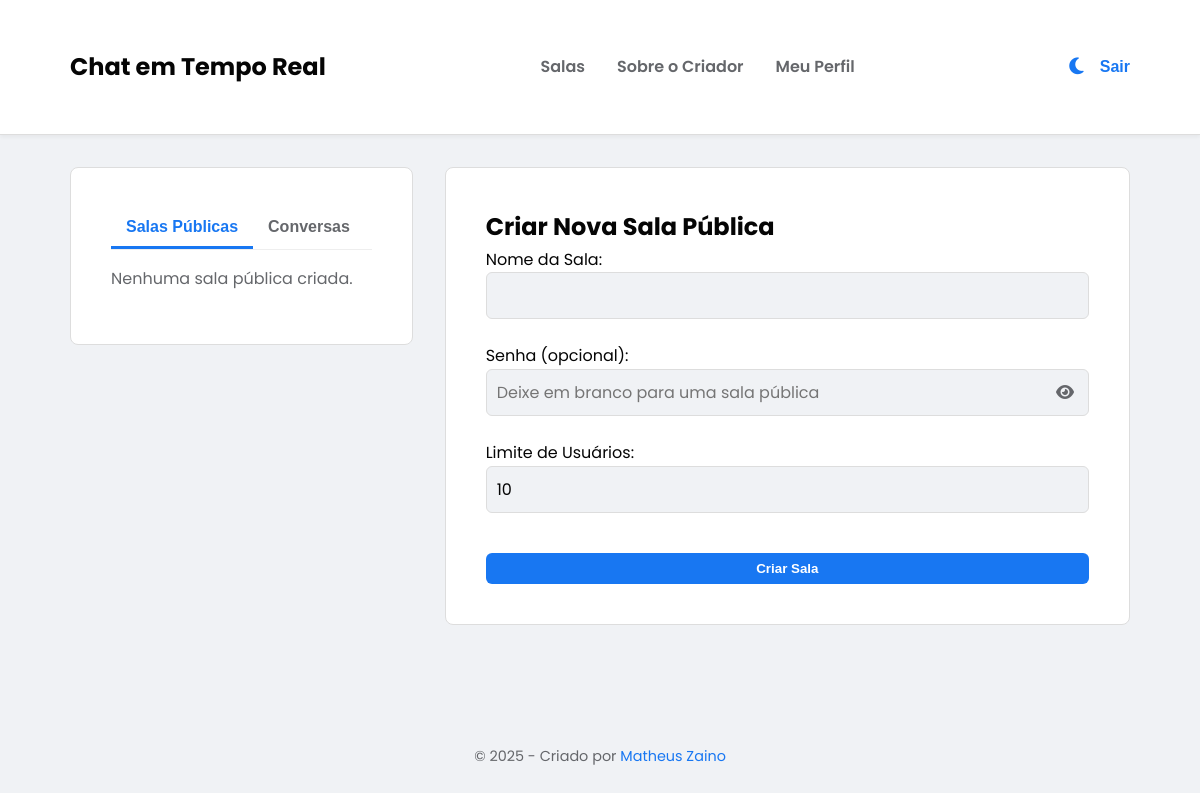
Page / (signed in) on the earlier database version.
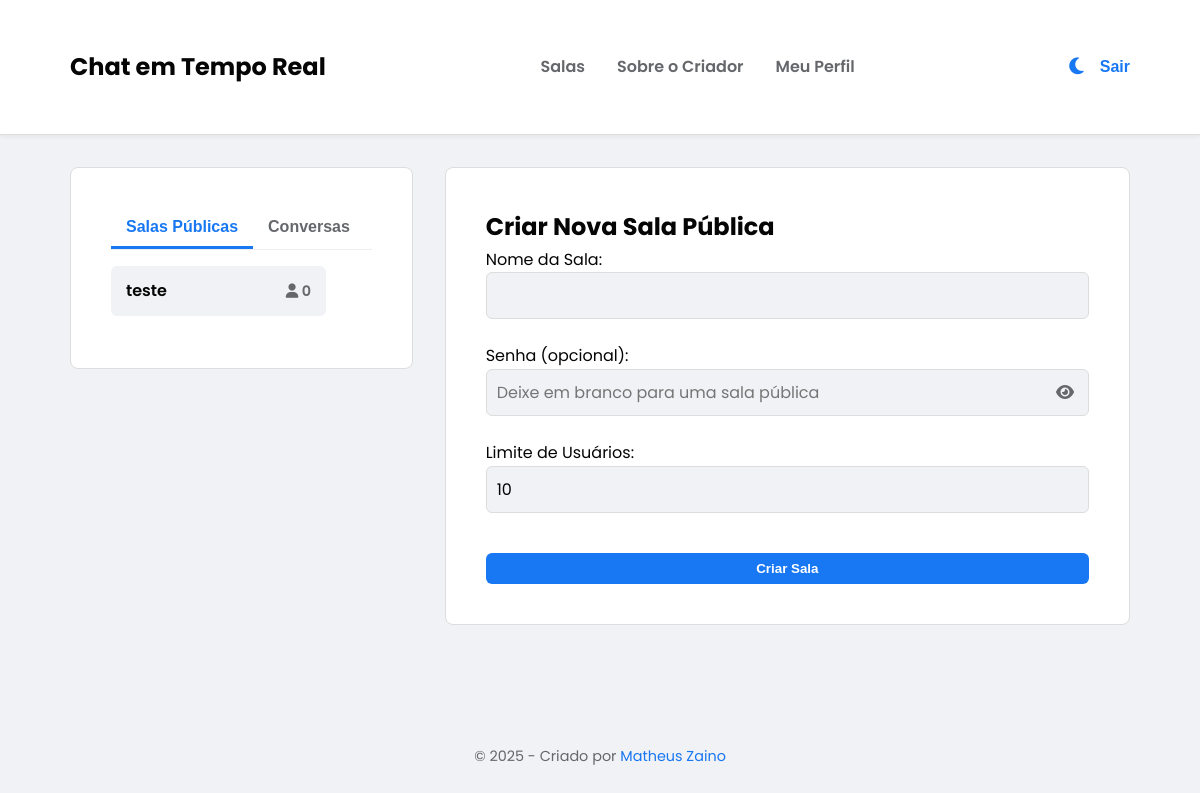
Same page on the later database version.
### chat/models.py (models this page shows, shortened)
class ChatRoom(models.Model):
    name = models.CharField(max_length=100, unique=True)
    creator = models.ForeignKey(User, on_delete=models.CASCADE, related_name='created_rooms')
    created_at = models.DateTimeField(auto_now_add=True)
    password = models.CharField(max_length=50, blank=True, null=True)
    user_limit = models.IntegerField(default=10)
    is_muted = models.BooleanField(default=False)
    admins = models.ManyToManyField(User, related_name='admin_of_rooms', blank=True)

### chat/views.py (the view, shortened to what this page needs)
# urls.py: path('', chat_views.index_view, name='index'),
def index_view(request):
    form = RoomCreationForm()
    public_rooms = ChatRoom.objects.all().order_by('-created_at')
    for room in public_rooms:
        safe_name = ''.join(e for e in room.name if e.isalnum() or e in ['-', '_']).lower()
        room.user_count = cache.get(f'chat_{safe_name}', 0)
    private_chats = []
    if request.user.is_authenticated:
        dm_room_names = ChatMessage.objects.filter(
            Q(author=request.user) | Q(room_name__contains=request.user.username)
        ).filter(
            room_name__contains='-'
        ).values_list('room_name', flat=True).distinct()
        for room_name in dm_room_names:
            participants = room_name.split('-')
            other_username = participants[0] if participants[1] == request.user.username else participants[1]
            try:
                other_user_profile = Profile.objects.get(user__username=other_username)
                private_chats.append(other_user_profile)
            except Profile.DoesNotExist:
                continue
    context = {
        'public_rooms': public_rooms,
        'private_chats': private_chats,
        'form': form
    }
    return render(request, 'index.html', context)

### chat/forms.py
class RoomCreationForm(forms.ModelForm):
    class Meta:
        model = ChatRoom
        fields = ['name', 'password', 'user_limit']
        widgets = {
            'password': forms.PasswordInput(render_value=False, attrs={'placeholder': 'Deixe em branco para uma sala pública'}),
        }
        labels = {
            'name': 'Nome da Sala',
            'password': 'Senha (opcional)',
            'user_limit': 'Limite de Usuários'
        }

### templates/index.html (shortened to what this page needs)
{% extends 'base.html' %}
{% load static %}
{% block content %}
<div class="lobby-container">
    <div class="room-list-card">
        <div class="nav-tabs">
            <button class="tab-link active" onclick="openTab(event, 'public-rooms')">Salas Públicas</button>
            <button class="tab-link" onclick="openTab(event, 'private-chats')">Conversas</button>
        </div>
        <div id="public-rooms" class="tab-content" style="display: block;">
            <ul id="room-list" style="list-style: none; padding: 0;">
                {% for room in public_rooms %}
                    <li style="margin-bottom: 0.75rem; display: flex; align-items: center; gap: 10px;">
                        <a href="{% url 'chat:chat-room' room.name %}" class="room-link" style="flex-grow: 1;">
                            <span>{{ room.name }}</span>
                            <span style="display: flex; align-items: center; gap: 8px;">
                                <span style="font-size: 0.9rem; color: var(--text-secondary);"><i class="fas fa-user"></i> {{ room.user_count }}</span>
                            </span>
                        </a>
                        {% if request.user == room.creator %}
                            <form action="{% url 'chat:delete-room' room.name %}" method="POST" onsubmit="return confirm('Tem certeza que deseja deletar esta sala?');">
                                <button type="submit" class="btn" style="background-color: var(--accent); padding: 10px 12px;" title="Deletar Sala">
                                    <i class="fas fa-trash"></i>
                                </button>
                            </form>
                        {% endif %}
                    </li>
                {% empty %}
                    <li style="color: var(--text-secondary);">Nenhuma sala pública criada.</li>
                {% endfor %}
            </ul>
        </div>
    </div>
    <div class="create-room-card">
        <h2>Criar Nova Sala Pública</h2>
        <form method="POST" novalidate>
            {% for field in form %}
                <div class="form-group">
                    {{ field.label_tag }}
                    {{ field }}
                </div>
            {% endfor %}
            <button type="submit" class="btn" style="margin-top: 1rem; width: 100%;">Criar Sala</button>
        </form>
    </div>
</div>
{% endblock %}

Differences in the rows shown:
added ChatRoom: name "teste", user_count "0"
Other differences:
text no longer shown: "Nenhuma sala pública criada."
